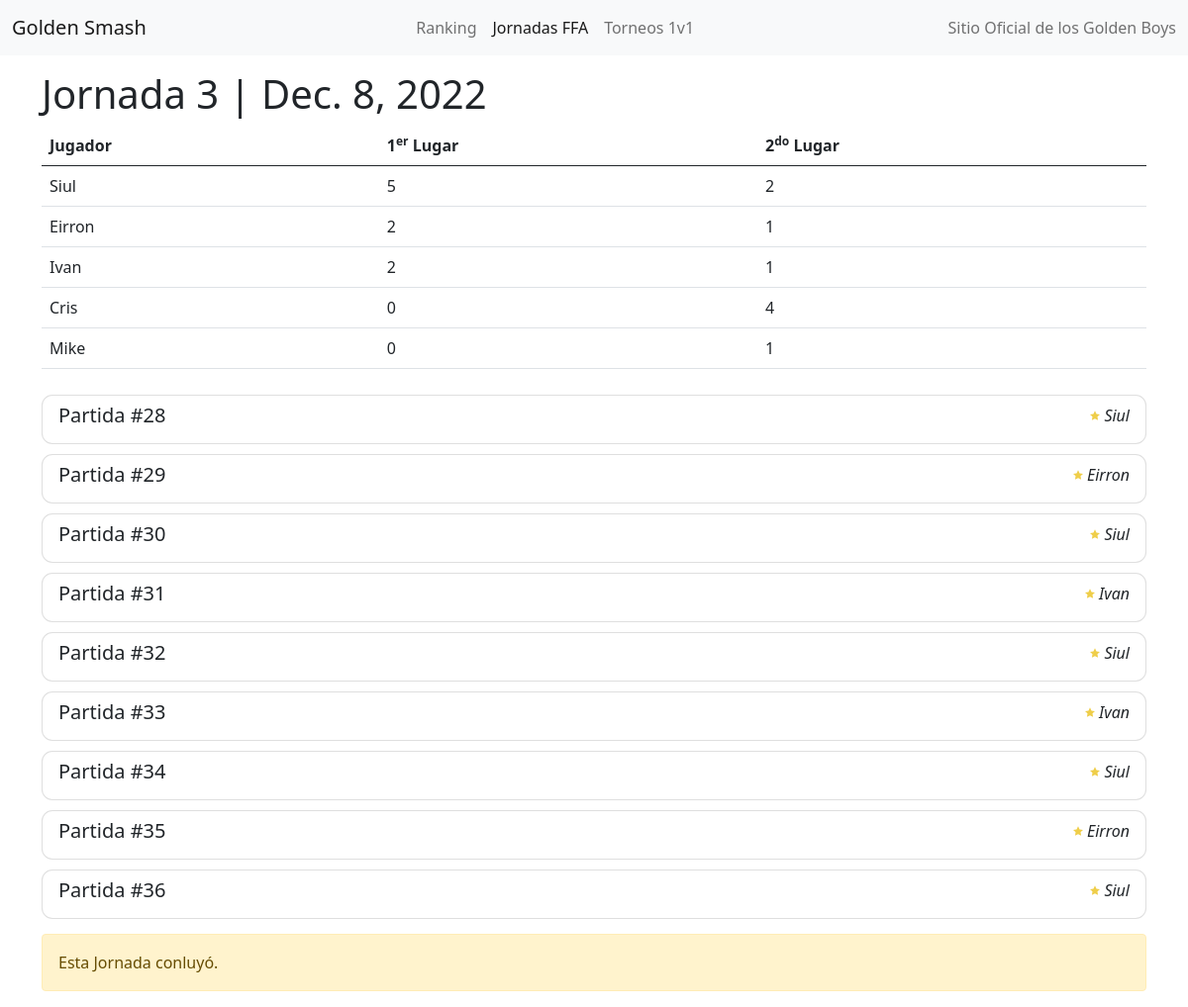
The app's page /journey/Eirron/3 with its own data.
### tournament/models.py (models this page shows, shortened)
class Journey(models.Model):
    date = models.DateField()
    number = models.IntegerField(default=0)
    isActive = models.BooleanField(default=True)
    JourneyType = models.CharField(max_length=50, blank=True, null=True, default="Journey")
    Round = models.IntegerField(default=1)

class Player(models.Model):
    nickname = models.CharField(max_length=100)
    def __str__(self):
        return self.nickname

### tournament/views.py (the view, shortened to what this page needs)
# urls.py: path('journey/<nickname>/<id>', tournament_views.journey, name='journey'),
def journey(request, nickname, id):
    if request.method == 'GET':
        journey = get_object_or_404(Journey, id=id)
        matches = Match.objects.filter(journey=journey)
        blankForm = MatchForm()
        childForm = PlayerMatchForm()
        matchesDto = []
        winnerMatchesDto = []
        winnerMatches = [x.win for x in matches]
        secondMatches = [x.second for x in matches]
        for match in matches:
            playersList = []
            playerMatches = PlayerMatch.objects.filter(match=match)
            for playerMatch in playerMatches:
                playersList.append(playerMatch)
                playersList.sort(key=lambda playerInstance: 0 if playerInstance.kills is None else playerInstance.kills, reverse=True)
                winCount = winnerMatches.count(playerMatch.player)
                secountCount = secondMatches.count(playerMatch.player)
                if playerMatch.player not in [x.player for x in winnerMatchesDto]:
                    winnerMatchesDto.append(matchSumDto(player=playerMatch.player, winCount=winCount, secondCount=secountCount))
            matchesDto.append(matchDto(id=match.id, win=match.win, second=match.second, players=playersList))
        winnerMatchesDto.sort(key=lambda x: x.winCount, reverse=True)
        context = {
            "form": blankForm,
            "childForm": childForm,
            "activeView":"journeys",
            "nickname": nickname,
            "journey": journey,
            "matchesqueryset": matchesDto,
            "journeySum": winnerMatchesDto,
        }
        return render(request, 'journey-detail.html', context)

### tournament/templates/journey-detail.html (shortened to what this page needs)
    {% extends "navigation.html" %}
    {% block content %}
    {% load static %}
    <div class="container">
        <h1 style="margin-top: 15px;">Jornada {{journey.number}} | {{journey.date}} </h1>
        <table class="table">
            <tbody>
                <thead>
                    <tr>
                      <th scope="col">Jugador</th>
                      <th scope="col">1<sup>er</sup> Lugar</th>
                      <th scope="col">2<sup>do</sup> Lugar</th>
                    </tr>
                  </thead>
                {% for playerInstanceSum in journeySum%}
                    <tr>
                        <td>{{playerInstanceSum.player}}</td>
                        <td>{{playerInstanceSum.winCount}}</td>
                        <td>{{playerInstanceSum.secondCount}}</td>
                    </tr>
                {% endfor %}
            </tbody>
        </table>
        <div style="margin-top: 15px; margin-bottom: 15px;" class="classification">
            <ul class="list-group">
                {% for instance in matchesqueryset %}
                <a style="color: black; text-decoration: none; margin-top: 10px;"data-bs-toggle="collapse" href="#partida{{instance.id}}" role="button" aria-expanded="false" aria-controls="collapseExample">
                    <li class="list-group-item" style="border-radius:11px;">
                        <div class="row">
                            <div class="col">
                                <h5>Partida #{{ instance.id }}</h5>
                            </div>
                            <div class="col" style="
                            text-align: right;
                            font-weight: lighter;
                            font-style: italic;">
                                {{ instance.win.nickname }}
                            </div>
                        </div>
                    </li>
                </a>
                {% endfor %}
            </ul>
        </div>
        {% if not journey.isActive %}
            <div class="alert alert-warning" role="alert">
                Esta Jornada conluy&oacute;.
            </div>
        {% endif %}
    </div>
    {% endblock content %}

### records on screen
Journey: number "3", date "Dec. 8, 2022"
Player: player "Siul", win.nickname "Siul" "Siul" "Siul" "Siul" "Siul"
Player: player "Eirron", win.nickname "Eirron" "Eirron"
Player: player "Ivan", win.nickname "Ivan" "Ivan"
Player: player "Cris"
Player: player "Mike"

### other values on screen
{{ playerInstanceSum.winCount }} "5" "2" "2" "0" "0"
{{ playerInstanceSum.secondCount }} "2" "1" "1" "4" "1"
{{ instance.id }} "28" "29" "30" "31" "32" "33" "34" "35" "36"
